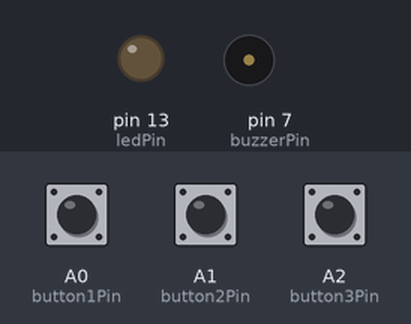
Bench run of a sketch on a simulated Arduino Uno, built with avr-gcc and run on an emulated ATmega328P. Shown: output pins drawn as LEDs (lit = HIGH), buzzer (waves = sounding). Dashed ring = blinking. The test bench sets the inputs (shaded band); at power-on: A0 (button1Pin) LOW, A1 (button2Pin) LOW, A2 (button3Pin) LOW.

Above: at 1.2 s.
1.3 s: A0 (button1Pin) pulled HIGH for 0.15 s
At 1.62 s:
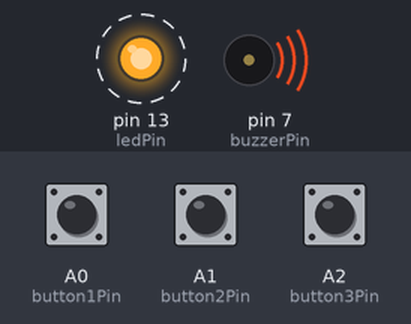
4.3 s: A0 (button1Pin) pulled HIGH for 1 s
6.8 s: A0 (button1Pin) pulled HIGH for 3.2 s
At 7.0 s:
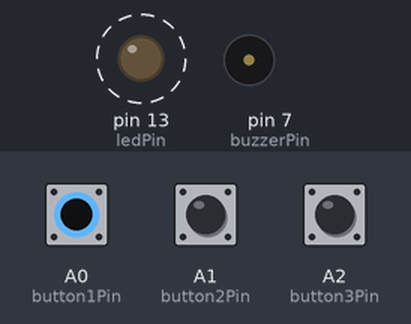
Timing chart, 0 to 17.5 s (numbered marks = the images above; inputs shaded):
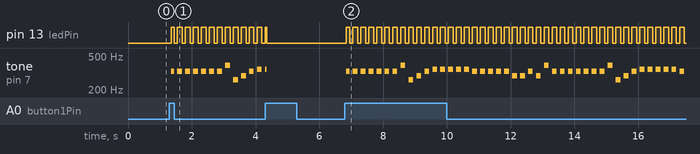

Measured:
- after the input at 1.3 s, pin 13 (ledPin): alternates HIGH for 0.15 s and LOW for 0.10 s, starting after 0.05 s; tone on pin 7 (buzzerPin): plays 330 Hz for 0.10 s, 330 Hz for 0.15 s, 330 Hz for 0.15 s, 330 Hz for 0.15 s, 330 Hz for 0.15 s, 330 Hz for 0.15 s … (13 notes in this stretch), starting after 0.05 s
- after the input at 6.8 s, pin 13 (ledPin): alternates HIGH for 0.15 s and LOW for 0.10 s, starting after 0.05 s; tone on pin 7 (buzzerPin): plays 330 Hz for 0.10 s, 330 Hz for 0.15 s, 330 Hz for 0.15 s, 330 Hz for 0.15 s, 330 Hz for 0.15 s, 330 Hz for 0.15 s … (43 notes in this stretch), starting after 0.05 s

The sketch:

12_25_25_SPRINT_5_PROJECT_RED_NOSE_ARDUINO.ino
```cpp
#define NOTE_B0  31
#define NOTE_C1  33
#define NOTE_CS1 35
#define NOTE_D1  37
#define NOTE_DS1 39
#define NOTE_E1  41
#define NOTE_F1  44
#define NOTE_FS1 46
#define NOTE_G1  49
#define NOTE_GS1 52
#define NOTE_A1  55
#define NOTE_AS1 58
#define NOTE_B1  62
#define NOTE_C2  65
#define NOTE_CS2 69
#define NOTE_D2  73
#define NOTE_DS2 78
#define NOTE_E2  82
#define NOTE_F2  87
#define NOTE_FS2 93
#define NOTE_G2  98
#define NOTE_GS2 104
#define NOTE_A2  110
#define NOTE_AS2 117
#define NOTE_B2  123
#define NOTE_C3  131
#define NOTE_CS3 139
#define NOTE_D3  147
#define NOTE_DS3 156
#define NOTE_E3  165
#define NOTE_F3  175
#define NOTE_FS3 185
#define NOTE_G3  196
#define NOTE_GS3 208
#define NOTE_A3  220
#define NOTE_AS3 233
#define NOTE_B3  247
#define NOTE_C4  262
#define NOTE_CS4 277
#define NOTE_D4  294
#define NOTE_DS4 311
#define NOTE_E4  330
#define NOTE_F4  349
#define NOTE_FS4 370
#define NOTE_G4  392
#define NOTE_GS4 415
#define NOTE_A4  440
#define NOTE_AS4 466
#define NOTE_B4  494
#define NOTE_C5  523
#define NOTE_CS5 554
#define NOTE_D5  587
#define NOTE_DS5 622
#define NOTE_E5  659
#define NOTE_F5  698
#define NOTE_FS5 740
#define NOTE_G5  784
#define NOTE_GS5 831
#define NOTE_A5  880
#define NOTE_AS5 932
#define NOTE_B5  988
#define NOTE_C6  1047
#define NOTE_CS6 1109
#define NOTE_D6  1175
#define NOTE_DS6 1245
#define NOTE_E6  1319
#define NOTE_F6  1397
#define NOTE_FS6 1480
#define NOTE_G6  1568
#define NOTE_GS6 1661
#define NOTE_A6  1760
#define NOTE_AS6 1865
#define NOTE_B6  1976
#define NOTE_C7  2093
#define NOTE_CS7 2217
#define NOTE_D7  2349
#define NOTE_DS7 2489
#define NOTE_E7  2637
#define NOTE_F7  2794
#define NOTE_FS7 2960
#define NOTE_G7  3136
#define NOTE_GS7 3322
#define NOTE_A7  3520
#define NOTE_AS7 3729
#define NOTE_B7  3951
#define NOTE_C8  4186
#define NOTE_CS8 4435
#define NOTE_D8  4699
#define NOTE_DS8 4978
#define REST 0


/*

wire up new leds

take all that repeated millis() logic and put it into one function that can be called for any song.

*/
const int button1Pin = A0;
const int button2Pin = A1;
const int button3Pin = A2;


const int ledPin = 13;
const int buzzerPin = 7;

int button1State = LOW;
int button2State = LOW;
int button3State = LOW;

int ledState = LOW;
int previousButton1State = LOW;
int previousButton2State = LOW;
int previousButton3State = LOW;

unsigned long lastTime = 0;

int interval = 250;
int sound_interval = 150;
int note_index = 0;

int currentSong = 0; //enum in the future? for LCD


int melody1[] = {
  NOTE_E4, NOTE_E4, NOTE_E4, NOTE_E4, NOTE_E4, NOTE_E4, NOTE_E4, NOTE_G4,
  NOTE_C4, NOTE_D4, NOTE_E4, NOTE_F4, NOTE_F4, NOTE_F4, NOTE_F4, NOTE_F4,
  NOTE_E4, NOTE_E4, NOTE_E4, NOTE_E4, NOTE_E4, NOTE_D4, NOTE_D4, NOTE_E4,
  NOTE_D4, NOTE_G4};

int melody2[] = {
  NOTE_D4, NOTE_G4, NOTE_G4, NOTE_A4, NOTE_G4, NOTE_F4, NOTE_E4, NOTE_E4,
  NOTE_E4, NOTE_A4, NOTE_A4, NOTE_B4, NOTE_A4, NOTE_G4, NOTE_F4, NOTE_D4,
  NOTE_D4, NOTE_B4, NOTE_B4, NOTE_C5, NOTE_B4, NOTE_A4, NOTE_G4, NOTE_E4,
  NOTE_D4, NOTE_E4, NOTE_A4, NOTE_G4, NOTE_G4, NOTE_D5};

int melody3[] = {
  NOTE_G4, NOTE_A4, NOTE_G4, NOTE_E4, NOTE_G4, NOTE_A4, NOTE_G4, NOTE_E4,
  NOTE_D5, NOTE_D5, NOTE_B4, NOTE_C5, NOTE_C5, NOTE_G4, NOTE_A4, NOTE_A4,
  NOTE_C5, NOTE_B4, NOTE_A4, NOTE_G4, NOTE_A4, NOTE_G4, NOTE_E4, NOTE_D5,
  NOTE_D5, NOTE_F5, NOTE_D5, NOTE_B4, NOTE_C5, NOTE_E5, NOTE_C5, NOTE_G4,
  NOTE_E4, NOTE_G4, NOTE_F4, NOTE_D4, NOTE_C4};


int size1 = sizeof(melody1) / sizeof(melody1[0]);
int size2 = sizeof(melody2) / sizeof(melody2[0]);
int size3 = sizeof(melody3) / sizeof(melody3[0]);

void setup() {
  pinMode(button1Pin, INPUT);
  pinMode(button2Pin, INPUT);
  pinMode(button3Pin, INPUT);

  pinMode(ledPin, OUTPUT);
  pinMode(buzzerPin, OUTPUT);

}

void loop(){
  button1State = digitalRead(button1Pin);
  button2State = digitalRead(button2Pin);
  button3State = digitalRead(button3Pin);

  if (button1State == HIGH && previousButton1State == LOW) {
    if (currentSong == 1) {
      currentSong = 0;
    }
    else {
    startSong(1);
    }
    delay(50);
  }


  if (button2State == HIGH && previousButton2State == LOW) {
    if (currentSong == 2) {
      currentSong = 0;
    }
    else {
    startSong(2);
    }
    delay(50);
  }

  if (button3State == HIGH && previousButton3State == LOW) {
    if (currentSong == 3) {
      currentSong = 0;
    }
    else {
    startSong(3);
    }
    delay(50);
  }


  switch (currentSong) {
    case 1:
      songPlayer(melody1, size1);
      break;
    case 2:
      songPlayer(melody2, size2);
      break;
    case 3:
      songPlayer(melody3, size3);
      break;
    default:
      ledState = LOW;
      digitalWrite(ledPin, ledState);
      noTone(buzzerPin);
      break;
  }

  previousButton1State = button1State;
  previousButton2State = button2State;
  previousButton3State = button3State;
}


void startSong(int songNumber) {
  currentSong = songNumber;
  note_index = 0;
  lastTime = millis();

}

void songPlayer(int melody[], int size) {
  unsigned long time = millis();
    if (time - lastTime >= interval) {
      lastTime = time;
      note_index++;
      if (note_index >= size) {
        note_index = 0;

      }

    }

    if (time - lastTime <= sound_interval) {

      ledState = HIGH;
      digitalWrite(ledPin, ledState);
      tone(buzzerPin, melody[note_index]);

    }

    else {
      ledState = LOW;
      digitalWrite(ledPin, ledState);
      noTone(buzzerPin);

    }


}
```
